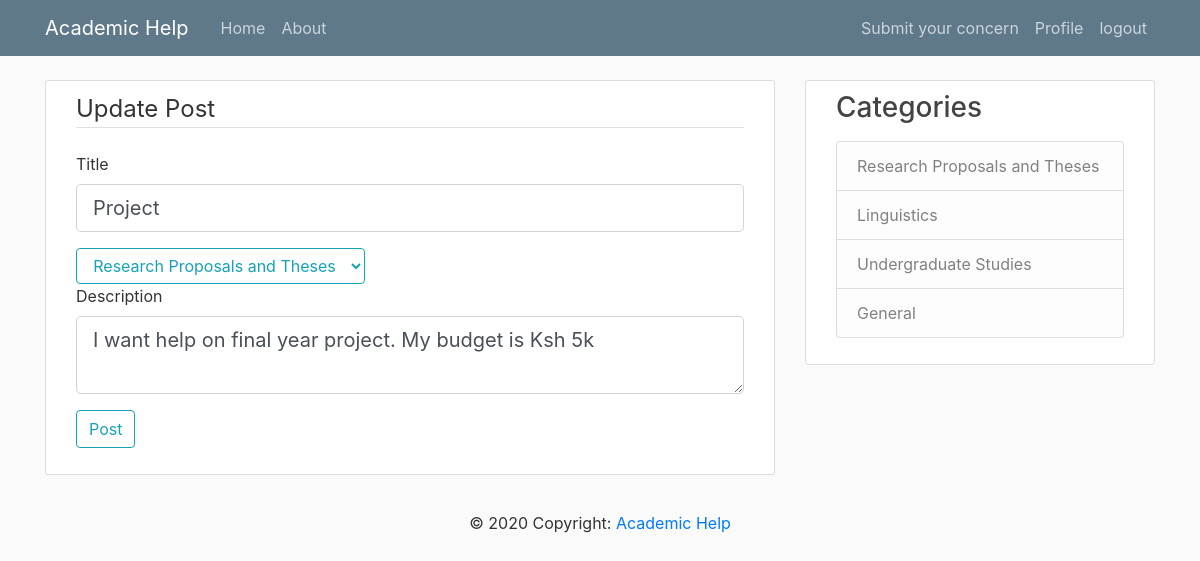
The app's page /post/11/update (signed in) with its own data.
### app/models.py (models this page shows, shortened)
class Post(db.Model):
    id = db.Column(db.Integer, primary_key=True)
    title = db.Column(db.String(100), nullable=False)
    date_posted = db.Column(db.DateTime, nullable=False,
                            default=datetime.utcnow)
    content = db.Column(db.Text, nullable=False)
    category = db.Column(db.Text)
    user_id = db.Column(db.Integer, db.ForeignKey('user.id'), nullable=False)

### app/posts/routes.py (the view)
@posts.route("/post/<int:post_id>/update", methods=['GET', 'POST'])
@login_required
def update_post(post_id):
    post = Post.query.get_or_404(post_id)
    if post.author != current_user:
        abort(403)
    form = PostForm()
    if form.validate_on_submit():
        post.title = form.title.data
        post.content = form.content.data
        db.session.commit()
        flash('Your post has been updated!', 'success')
        return redirect(url_for('posts.post', post_id=post.id))
    elif request.method == 'GET':
        form.title.data = post.title
        form.content.data = post.content
    return render_template('create_post.html', title='Update Post',
                           form=form, legend='Update Post')

### app/posts/forms.py
class PostForm(FlaskForm):
    title = StringField('Title', validators=[DataRequired()])
    content = TextAreaField('Description', validators=[DataRequired()])
    myChoices = [(1, 'Research Proposals and Theses'), (2, 'Linguistics'),
                 (3, 'Undergraduate Studies'), (4, 'General')]
    category = SelectField('Category', coerce=int,
                           choices=myChoices, validators=[DataRequired()])
    submit = SubmitField('Post')

### app/models.py (called while the page is built)
@login_manager.user_loader
def load_user(user_id):
    return User.query.get(int(user_id))

### app/templates/create_post.html (shortened to what this page needs)
{% extends "layout.html"%}
{% block content %}
    <div class="content-section">
        <form method="POST" action="">
            <fieldset clss="form-group">
                <legend class="border-bottom mb-4">{{legend}}</legend>
                <div class="form-group">
                        {{form.title.label(class="form-control-label")}}
                        {% if form.title.errors %}
                            {{form.title(class="form-control form-control-lg is-invalid")}}
                                <div class="invalid-feedback">
                                    {% for error in form.title.errors %}
                                        <span>{{error}}</span>
                                    {% endfor %}
                                </div>
                        {% else %}
                            {{form.title(class="form-control form-control-lg")}}
                        {% endif%}
                </div>
                <div>
                    {{form.category(class="btn btn-outline-info")}}
                </div>
                <div class="form-group" >
                        {{form.content.label(class="form-control-label")}}
                        {% if form.content.errors %}
                            {{form.content(class="form-control form-control-lg is-invalid")}}
                                <div class="invalid-feedback">
                                    {% for error in form.content.errors %}
                                        <span>{{error}}</span>
                                    {% endfor %}
                                </div>
                        {% else %}
                            {{form.content(class="form-control form-control-lg")}}
                        {% endif%}
                </div>
            </fieldset>
            <div class="form-group">
                {{form.submit(class="btn btn-outline-info")}}
            </div>
        </form>
    </div>
{% endblock content %}

### app/static/main.css (style rules this page uses)
body { background: #fafafa; color: #333333; margin-top: 5rem; }
.content-section { background: #ffffff; padding: 10px 30px; border: 1px solid #dddddd; border-radius: 3px; margin-bottom: 20px; }

### records on screen
Post: title "Project", category "Research Proposals and Theses", content "I want help on final year project. My budget is Ksh 5k"

### other values on screen
{{ legend }} "Update Post"
